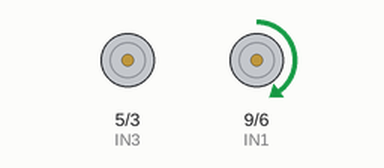
Simulated run of this sketch. Board: Arduino Uno, built with avr-gcc and run on an emulated ATmega328P. Shown: motor-driver pin pairs drawn as motors (green arrow = first pin HIGH = forward, orange = second pin HIGH = backward, longer = more drive).

Above: at 0.1 s.
At 6.1 s:
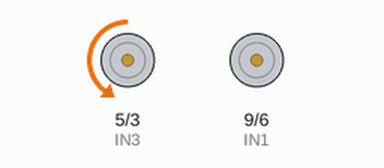
At 18.1 s:
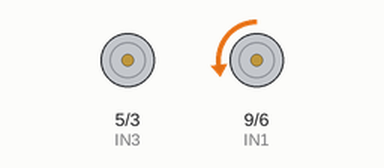
At 38.1 s:
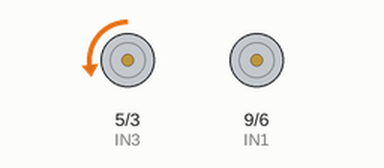
Timing chart, 0 to 39.6 s (numbered marks = the images above):
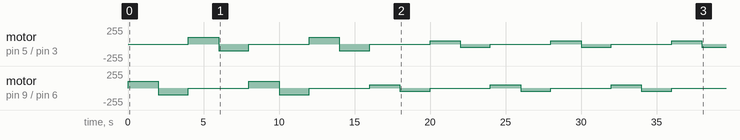

Measured:
- by itself, motor on pin 5 (IN3) / pin 3 (IN4): stopped → forward 100/255 at 4.0 s, → backward 100/255 2.0 s later, → stopped 2.0 s later, → forward 100/255 4.0 s later, … (14 changes in this stretch)
- by itself, motor on pin 9 (IN1) / pin 6 (IN2): stopped → forward 100/255 at 0.00 s, → backward 100/255 2.0 s later, → stopped 2.0 s later, → forward 100/255 4.0 s later, … (15 changes in this stretch)

The sketch:

Probando_motores.ino
```cpp
/* ##Declare IN pins.##
 *
 * 3,5,6 and 9 are pins of Arduino board.
 * You can change integer value of this pins.
 * But make sure that pins are PWM pins.
 * PWM pins are altered one by one.
 * Use www.arduino.cc to more details about PWM pins.
 */
int IN1=9;
int IN2=6;
int IN3=5;
int IN4=3;

/* ##Declare speed of motors.##
 *
 * This value in range 0 and 255.
 * Sometimes, at small values motor not working.
 * Because motor not satisfied current supplied by motor contoller.
 */
int value_of_speed=100;

void setup() {
  //initiaize IN pins as output
  pinMode(IN1,OUTPUT);
  pinMode(IN2,OUTPUT);
  pinMode(IN3,OUTPUT);
  pinMode(IN4,OUTPUT);
}

void loop() {
  //check IN1 pin
  analogWrite(IN1,value_of_speed);
  analogWrite(IN2,0);
  analogWrite(IN3,0);
  analogWrite(IN4,0);

  delay(2000); //delay 2 seconds

  //check IN2 pin
  analogWrite(IN1,0);
  analogWrite(IN2,value_of_speed);
  analogWrite(IN3,0);
  analogWrite(IN4,0);

  delay(2000);

  //check IN3 pin
  analogWrite(IN1,0);
  analogWrite(IN2,0);
  analogWrite(IN3,value_of_speed);
  analogWrite(IN4,0);

  delay(2000);

  //check IN4 pin
  analogWrite(IN1,0);
  analogWrite(IN2,0);
  analogWrite(IN3,0);
  analogWrite(IN4,value_of_speed);

  delay(2000);

  value_of_speed=50;
}
```
